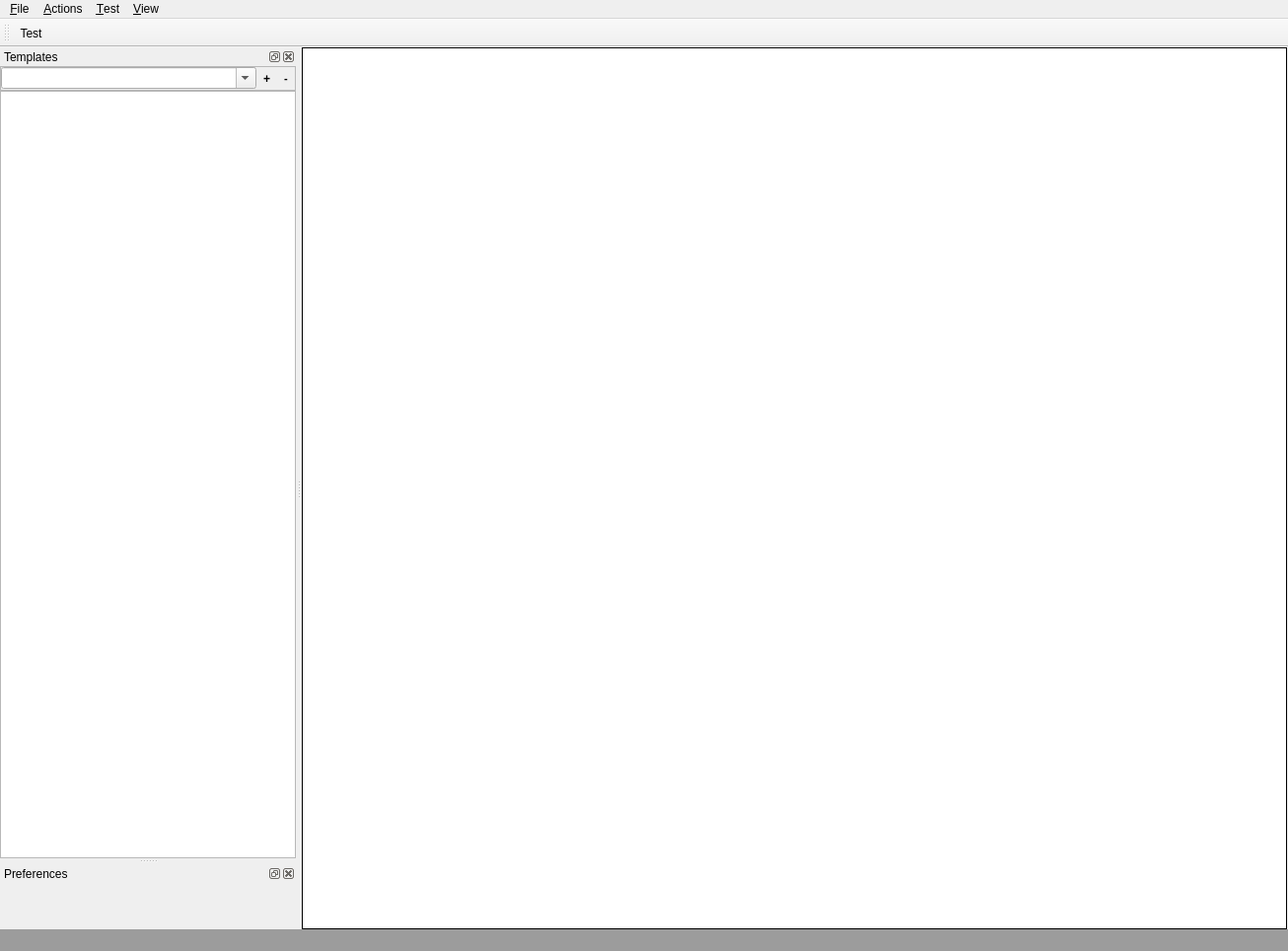
<?xml version="1.0" encoding="UTF-8"?>
<ui version="4.0">
 <class>MainWindow</class>
 <widget class="QMainWindow" name="MainWindow">
  <property name="geometry">
   <rect>
    <x>0</x>
    <y>0</y>
    <width>1306</width>
    <height>964</height>
   </rect>
  </property>
  <property name="windowTitle">
   <string>ImBel</string>
  </property>
  <property name="windowIcon">
   <iconset resource="imbel.qrc">
    <normaloff>:/Graphics/Hummer32.png</normaloff>:/Graphics/Hummer32.png</iconset>
  </property>
  <property name="styleSheet">
   <string notr="true"/>
  </property>
  <property name="dockNestingEnabled">
   <bool>true</bool>
  </property>
  <property name="dockOptions">
   <set>QMainWindow::AllowNestedDocks|QMainWindow::AllowTabbedDocks|QMainWindow::ForceTabbedDocks</set>
  </property>
  <widget class="QWidget" name="centralwidget">
   <property name="styleSheet">
    <string notr="true">border-bottom-color: rgb(171, 171, 171);</string>
   </property>
   <layout class="QGridLayout" name="gridLayout">
    <property name="leftMargin">
     <number>0</number>
    </property>
    <property name="topMargin">
     <number>0</number>
    </property>
    <property name="rightMargin">
     <number>1</number>
    </property>
    <property name="bottomMargin">
     <number>0</number>
    </property>
    <property name="spacing">
     <number>2</number>
    </property>
    <item row="0" column="0">
     <widget class="QGraphicsView" name="graphicsView">
      <property name="frameShape">
       <enum>QFrame::Panel</enum>
      </property>
      <property name="frameShadow">
       <enum>QFrame::Plain</enum>
      </property>
      <property name="lineWidth">
       <number>1</number>
      </property>
      <property name="resizeAnchor">
       <enum>QGraphicsView::NoAnchor</enum>
      </property>
     </widget>
    </item>
   </layout>
  </widget>
  <widget class="QMenuBar" name="menubar">
   <property name="geometry">
    <rect>
     <x>0</x>
     <y>0</y>
     <width>1306</width>
     <height>21</height>
    </rect>
   </property>
   <widget class="QMenu" name="fileMenu">
    <property name="title">
     <string>&amp;File</string>
    </property>
    <addaction name="action_Open"/>
    <addaction name="action_Save"/>
    <addaction name="actionSave_As"/>
    <addaction name="separator"/>
    <addaction name="exitAction"/>
   </widget>
   <widget class="QMenu" name="actionsMenu">
    <property name="title">
     <string>&amp;Actions</string>
    </property>
    <addaction name="actionAdd_a_new_template"/>
    <addaction name="separator"/>
    <addaction name="actionAdd_a_new_border"/>
    <addaction name="actionAdd_a_new_text"/>
    <addaction name="actionAdd_a_new_shape"/>
    <addaction name="actionAdd_a_new_graphic"/>
    <addaction name="separator"/>
    <addaction name="insertRowAction"/>
    <addaction name="insertColumnAction"/>
    <addaction name="separator"/>
    <addaction name="removeRowAction"/>
    <addaction name="removeColumnAction"/>
    <addaction name="separator"/>
    <addaction name="insertChildAction"/>
   </widget>
   <widget class="QMenu" name="menu_Test">
    <property name="title">
     <string>&amp;Test</string>
    </property>
    <addaction name="action_Run_test"/>
    <addaction name="actionTest2"/>
   </widget>
   <widget class="QMenu" name="menu_View">
    <property name="title">
     <string>&amp;View</string>
    </property>
    <addaction name="actionShow_Templates"/>
    <addaction name="actionShow_model_in_tree"/>
    <addaction name="separator"/>
    <addaction name="action_Expand_all_in_tree"/>
    <addaction name="action_Collapse_all_in_tree"/>
   </widget>
   <addaction name="fileMenu"/>
   <addaction name="actionsMenu"/>
   <addaction name="menu_Test"/>
   <addaction name="menu_View"/>
  </widget>
  <widget class="QStatusBar" name="statusbar">
   <property name="styleSheet">
    <string notr="true">background-color: rgb(156, 156, 156);</string>
   </property>
  </widget>
  <widget class="QDockWidget" name="dockWidgetTemplates">
   <property name="sizePolicy">
    <sizepolicy hsizetype="Preferred" vsizetype="Preferred">
     <horstretch>0</horstretch>
     <verstretch>0</verstretch>
    </sizepolicy>
   </property>
   <property name="minimumSize">
    <size>
     <width>300</width>
     <height>117</height>
    </size>
   </property>
   <property name="baseSize">
    <size>
     <width>0</width>
     <height>0</height>
    </size>
   </property>
   <property name="locale">
    <locale language="English" country="Canada"/>
   </property>
   <property name="windowTitle">
    <string>Templates</string>
   </property>
   <attribute name="dockWidgetArea">
    <number>1</number>
   </attribute>
   <widget class="QWidget" name="dockWidgetContents_3">
    <layout class="QVBoxLayout" name="verticalLayout_2">
     <property name="leftMargin">
      <number>0</number>
     </property>
     <property name="topMargin">
      <number>0</number>
     </property>
     <property name="rightMargin">
      <number>0</number>
     </property>
     <property name="bottomMargin">
      <number>0</number>
     </property>
     <item>
      <widget class="QFrame" name="frameTreeTemplates">
       <property name="frameShape">
        <enum>QFrame::Panel</enum>
       </property>
       <property name="frameShadow">
        <enum>QFrame::Plain</enum>
       </property>
       <property name="lineWidth">
        <number>0</number>
       </property>
       <layout class="QVBoxLayout" name="verticalLayout">
        <property name="spacing">
         <number>0</number>
        </property>
        <property name="leftMargin">
         <number>0</number>
        </property>
        <property name="topMargin">
         <number>0</number>
        </property>
        <property name="rightMargin">
         <number>0</number>
        </property>
        <property name="bottomMargin">
         <number>0</number>
        </property>
        <item>
         <widget class="QFrame" name="frameToolButtons">
          <property name="sizePolicy">
           <sizepolicy hsizetype="Preferred" vsizetype="Fixed">
            <horstretch>0</horstretch>
            <verstretch>0</verstretch>
           </sizepolicy>
          </property>
          <property name="maximumSize">
           <size>
            <width>16777215</width>
            <height>0</height>
           </size>
          </property>
          <property name="frameShape">
           <enum>QFrame::StyledPanel</enum>
          </property>
          <property name="frameShadow">
           <enum>QFrame::Raised</enum>
          </property>
          <layout class="QFormLayout" name="formLayout">
           <property name="leftMargin">
            <number>3</number>
           </property>
           <property name="topMargin">
            <number>0</number>
           </property>
           <property name="rightMargin">
            <number>0</number>
           </property>
           <property name="bottomMargin">
            <number>0</number>
           </property>
           <item row="0" column="0">
            <widget class="QToolButton" name="toolButton">
             <property name="minimumSize">
              <size>
               <width>0</width>
               <height>20</height>
              </size>
             </property>
             <property name="text">
              <string>...</string>
             </property>
            </widget>
           </item>
          </layout>
         </widget>
        </item>
        <item>
         <widget class="QFrame" name="frame_2">
          <property name="sizePolicy">
           <sizepolicy hsizetype="Preferred" vsizetype="Minimum">
            <horstretch>0</horstretch>
            <verstretch>0</verstretch>
           </sizepolicy>
          </property>
          <property name="maximumSize">
           <size>
            <width>16777215</width>
            <height>25</height>
           </size>
          </property>
          <property name="sizeIncrement">
           <size>
            <width>0</width>
            <height>0</height>
           </size>
          </property>
          <property name="frameShape">
           <enum>QFrame::StyledPanel</enum>
          </property>
          <property name="frameShadow">
           <enum>QFrame::Raised</enum>
          </property>
          <layout class="QHBoxLayout" name="horizontalLayout">
           <property name="spacing">
            <number>0</number>
           </property>
           <property name="leftMargin">
            <number>0</number>
           </property>
           <property name="topMargin">
            <number>0</number>
           </property>
           <property name="rightMargin">
            <number>0</number>
           </property>
           <property name="bottomMargin">
            <number>0</number>
           </property>
           <item>
            <widget class="QComboBox" name="comboBoxTemplates">
             <property name="sizePolicy">
              <sizepolicy hsizetype="Expanding" vsizetype="Fixed">
               <horstretch>0</horstretch>
               <verstretch>0</verstretch>
              </sizepolicy>
             </property>
             <property name="minimumSize">
              <size>
               <width>0</width>
               <height>0</height>
              </size>
             </property>
             <property name="editable">
              <bool>true</bool>
             </property>
             <property name="insertPolicy">
              <enum>QComboBox::InsertAtCurrent</enum>
             </property>
            </widget>
           </item>
           <item>
            <widget class="QToolButton" name="toolButtonExpandAll">
             <property name="minimumSize">
              <size>
               <width>0</width>
               <height>21</height>
              </size>
             </property>
             <property name="font">
              <font>
               <weight>75</weight>
               <bold>true</bold>
              </font>
             </property>
             <property name="toolTip">
              <string>&lt;html&gt;&lt;head/&gt;&lt;body&gt;&lt;p&gt;Expand all branches of the tree.&lt;/p&gt;&lt;/body&gt;&lt;/html&gt;</string>
             </property>
             <property name="statusTip">
              <string>Expand all braches of the template tree.</string>
             </property>
             <property name="text">
              <string>+</string>
             </property>
             <property name="icon">
              <iconset resource="imbel.qrc">
               <normaloff>:/Graphics/Plus2.png</normaloff>:/Graphics/Plus2.png</iconset>
             </property>
             <property name="autoRaise">
              <bool>true</bool>
             </property>
             <property name="arrowType">
              <enum>Qt::NoArrow</enum>
             </property>
            </widget>
           </item>
           <item>
            <widget class="QToolButton" name="toolButtonCollapseAll">
             <property name="minimumSize">
              <size>
               <width>0</width>
               <height>21</height>
              </size>
             </property>
             <property name="font">
              <font>
               <pointsize>8</pointsize>
               <weight>75</weight>
               <bold>true</bold>
              </font>
             </property>
             <property name="text">
              <string>-</string>
             </property>
             <property name="icon">
              <iconset resource="imbel.qrc">
               <normaloff>:/Graphics/Minus2.png</normaloff>:/Graphics/Minus2.png</iconset>
             </property>
             <property name="autoRaise">
              <bool>true</bool>
             </property>
            </widget>
           </item>
          </layout>
         </widget>
        </item>
        <item>
         <widget class="QTreeView" name="treeViewTemplate">
          <property name="sizePolicy">
           <sizepolicy hsizetype="Preferred" vsizetype="Preferred">
            <horstretch>0</horstretch>
            <verstretch>0</verstretch>
           </sizepolicy>
          </property>
          <property name="minimumSize">
           <size>
            <width>300</width>
            <height>0</height>
           </size>
          </property>
          <property name="sizeIncrement">
           <size>
            <width>0</width>
            <height>0</height>
           </size>
          </property>
          <property name="baseSize">
           <size>
            <width>0</width>
            <height>0</height>
           </size>
          </property>
          <property name="mouseTracking">
           <bool>true</bool>
          </property>
          <property name="autoFillBackground">
           <bool>true</bool>
          </property>
          <property name="styleSheet">
           <string notr="true"/>
          </property>
          <property name="frameShadow">
           <enum>QFrame::Plain</enum>
          </property>
          <property name="lineWidth">
           <number>0</number>
          </property>
          <property name="alternatingRowColors">
           <bool>false</bool>
          </property>
          <property name="indentation">
           <number>10</number>
          </property>
          <property name="rootIsDecorated">
           <bool>false</bool>
          </property>
          <property name="wordWrap">
           <bool>true</bool>
          </property>
          <attribute name="headerDefaultSectionSize">
           <number>25</number>
          </attribute>
         </widget>
        </item>
       </layout>
      </widget>
     </item>
    </layout>
   </widget>
  </widget>
  <widget class="QToolBar" name="toolBar">
   <property name="windowTitle">
    <string>toolBar</string>
   </property>
   <attribute name="toolBarArea">
    <enum>TopToolBarArea</enum>
   </attribute>
   <attribute name="toolBarBreak">
    <bool>false</bool>
   </attribute>
   <addaction name="actionTest"/>
  </widget>
  <widget class="QDockWidget" name="dockWidgetPreferences">
   <property name="minimumSize">
    <size>
     <width>0</width>
     <height>0</height>
    </size>
   </property>
   <property name="windowTitle">
    <string>Preferences</string>
   </property>
   <attribute name="dockWidgetArea">
    <number>1</number>
   </attribute>
   <widget class="QWidget" name="dockWidgetContents"/>
  </widget>
  <action name="exitAction">
   <property name="text">
    <string>E&amp;xit</string>
   </property>
   <property name="shortcut">
    <string>Ctrl+Q</string>
   </property>
  </action>
  <action name="insertRowAction">
   <property name="text">
    <string>Insert Row</string>
   </property>
   <property name="shortcut">
    <string>Ctrl+I, R</string>
   </property>
  </action>
  <action name="removeRowAction">
   <property name="text">
    <string>Remove Row</string>
   </property>
   <property name="shortcut">
    <string>Ctrl+R, R</string>
   </property>
  </action>
  <action name="insertColumnAction">
   <property name="text">
    <string>Insert Column</string>
   </property>
   <property name="shortcut">
    <string>Ctrl+I, C</string>
   </property>
  </action>
  <action name="removeColumnAction">
   <property name="text">
    <string>Remove Column</string>
   </property>
   <property name="shortcut">
    <string>Ctrl+R, C</string>
   </property>
  </action>
  <action name="insertChildAction">
   <property name="text">
    <string>Insert Child</string>
   </property>
   <property name="shortcut">
    <string>Ctrl+N</string>
   </property>
  </action>
  <action name="action_Run_test">
   <property name="text">
    <string>&amp;Run test</string>
   </property>
   <property name="shortcut">
    <string>Alt+T</string>
   </property>
  </action>
  <action name="actionAnother">
   <property name="text">
    <string>Another</string>
   </property>
  </action>
  <action name="actionShow_Templates">
   <property name="checkable">
    <bool>true</bool>
   </property>
   <property name="text">
    <string>Show &amp;Templates</string>
   </property>
   <property name="shortcut">
    <string>Ctrl+T</string>
   </property>
  </action>
  <action name="actionShow_model_in_tree">
   <property name="text">
    <string>Show model in tree</string>
   </property>
  </action>
  <action name="actionAdd_a_new_border">
   <property name="text">
    <string>Add a new border</string>
   </property>
  </action>
  <action name="actionAdd_a_new_text">
   <property name="text">
    <string>Add a new text</string>
   </property>
  </action>
  <action name="actionAdd_a_new_shape">
   <property name="text">
    <string>Add a new shape</string>
   </property>
  </action>
  <action name="actionAdd_a_new_graphic">
   <property name="text">
    <string>Add a new graphic</string>
   </property>
  </action>
  <action name="actionAdd_a_new_template">
   <property name="text">
    <string>Add a new &amp;template</string>
   </property>
  </action>
  <action name="action_Expand_all_in_tree">
   <property name="text">
    <string>&amp;Expand all in tree</string>
   </property>
   <property name="shortcut">
    <string>Ctrl++</string>
   </property>
  </action>
  <action name="action_Collapse_all_in_tree">
   <property name="text">
    <string>&amp;Collapse all in tree</string>
   </property>
   <property name="shortcut">
    <string>Ctrl+-</string>
   </property>
  </action>
  <action name="actionTest2">
   <property name="text">
    <string>Test2</string>
   </property>
  </action>
  <action name="actionTest">
   <property name="checkable">
    <bool>true</bool>
   </property>
   <property name="icon">
    <iconset>
     <normaloff>:/Graphics/Plus.ico</normaloff>:/Graphics/Plus.ico</iconset>
   </property>
   <property name="text">
    <string>Test</string>
   </property>
   <property name="toolTip">
    <string>This is a test</string>
   </property>
  </action>
  <action name="action_Save">
   <property name="text">
    <string>&amp;Save</string>
   </property>
   <property name="shortcut">
    <string>Ctrl+S</string>
   </property>
  </action>
  <action name="actionSave_As">
   <property name="text">
    <string>Save &amp;As</string>
   </property>
  </action>
  <action name="action_Open">
   <property name="text">
    <string>&amp;Open</string>
   </property>
  </action>
 </widget>
 <resources>
  <include location="imbel.qrc"/>
 </resources>
 <connections>
  <connection>
   <sender>action_Run_test</sender>
   <signal>triggered()</signal>
   <receiver>MainWindow</receiver>
   <slot>RunTest()</slot>
   <hints>
    <hint type="sourcelabel">
     <x>-1</x>
     <y>-1</y>
    </hint>
    <hint type="destinationlabel">
     <x>652</x>
     <y>481</y>
    </hint>
   </hints>
  </connection>
  <connection>
   <sender>actionShow_Templates</sender>
   <signal>triggered()</signal>
   <receiver>MainWindow</receiver>
   <slot>toggleViewTemplateWidget()</slot>
   <hints>
    <hint type="sourcelabel">
     <x>-1</x>
     <y>-1</y>
    </hint>
    <hint type="destinationlabel">
     <x>652</x>
     <y>481</y>
    </hint>
   </hints>
  </connection>
  <connection>
   <sender>action_Expand_all_in_tree</sender>
   <signal>triggered()</signal>
   <receiver>MainWindow</receiver>
   <slot>expandAllTreeTemplates()</slot>
   <hints>
    <hint type="sourcelabel">
     <x>-1</x>
     <y>-1</y>
    </hint>
    <hint type="destinationlabel">
     <x>652</x>
     <y>481</y>
    </hint>
   </hints>
  </connection>
  <connection>
   <sender>action_Collapse_all_in_tree</sender>
   <signal>triggered()</signal>
   <receiver>MainWindow</receiver>
   <slot>collapseAllTreeTemplates()</slot>
   <hints>
    <hint type="sourcelabel">
     <x>-1</x>
     <y>-1</y>
    </hint>
    <hint type="destinationlabel">
     <x>652</x>
     <y>481</y>
    </hint>
   </hints>
  </connection>
  <connection>
   <sender>toolButtonExpandAll</sender>
   <signal>clicked()</signal>
   <receiver>MainWindow</receiver>
   <slot>expandAllTreeTemplates()</slot>
   <hints>
    <hint type="sourcelabel">
     <x>219</x>
     <y>54</y>
    </hint>
    <hint type="destinationlabel">
     <x>652</x>
     <y>481</y>
    </hint>
   </hints>
  </connection>
  <connection>
   <sender>toolButtonCollapseAll</sender>
   <signal>clicked()</signal>
   <receiver>MainWindow</receiver>
   <slot>collapseAllTreeTemplates()</slot>
   <hints>
    <hint type="sourcelabel">
     <x>243</x>
     <y>54</y>
    </hint>
    <hint type="destinationlabel">
     <x>652</x>
     <y>481</y>
    </hint>
   </hints>
  </connection>
 </connections>
 <slots>
  <slot>RunTest()</slot>
  <slot>toggleViewTemplateWidget()</slot>
  <slot>showModelInTree()</slot>
  <slot>addTemplate()</slot>
  <slot>updateTreeViewTemplates()</slot>
  <slot>expandAllTreeTemplates()</slot>
  <slot>collapseAllTreeTemplates()</slot>
  <slot>addBorder()</slot>
  <slot>addText()</slot>
  <slot>addShape()</slot>
  <slot>addGraphic()</slot>
  <slot>saveFile()</slot>
 </slots>
</ui>
